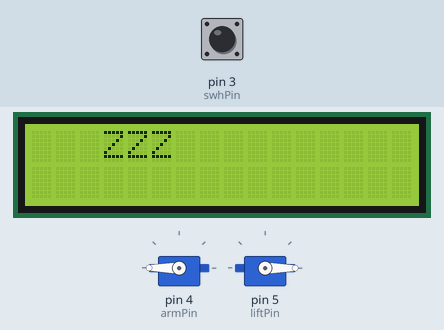
Recording of a sketch running on a simulated Arduino Uno, built with avr-gcc and run on an emulated ATmega328P. Parts: 16×2 character LCD, 2 × servo. The inputs (shaded band) are chosen by the test bench; at power-on: pin 3 (swhPin) HIGH. What the sketch prints to the serial monitor is not drawn.

Above: at 1.2 s.
1.3 s: pin 3 (swhPin) pulled LOW for 3 s
At 5.6 s:
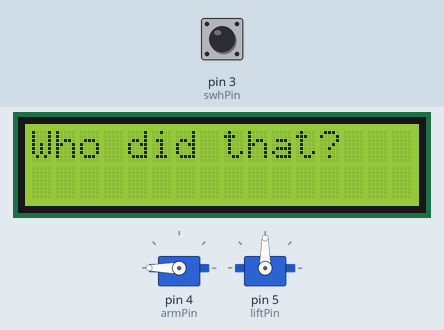
5.9 s: pin 3 (swhPin) driven LOW
At 11.2 s:
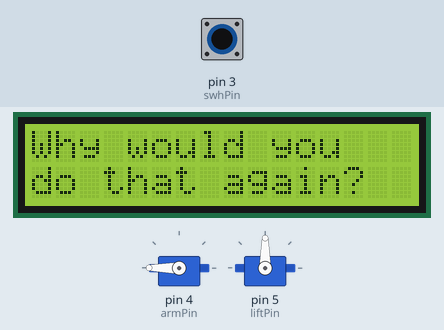
33.4 s: pin 3 (swhPin) driven HIGH
At 34.3 s:
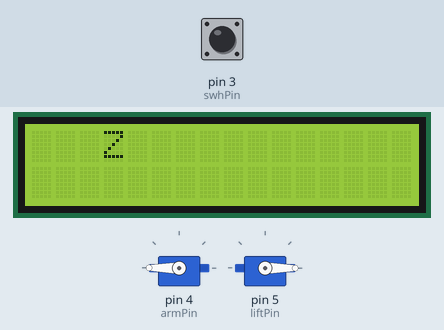
38.0 s: pin 3 (swhPin) driven LOW
At 41.7 s:
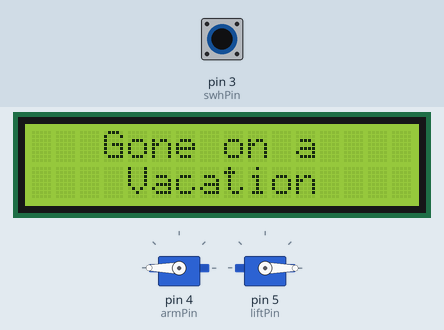
Timing chart, 0 to 43.2 s (numbered marks = the images above; inputs shaded):
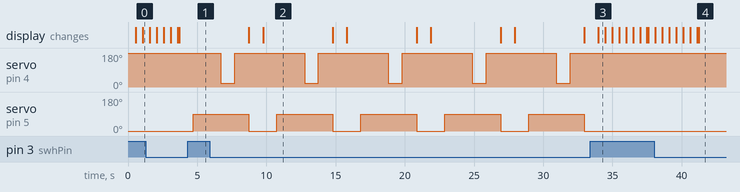

Measured:
- after the input at 1.3 s, servo on pin 5 (liftPin): 0° → 90° after 3.4 s; the display: first differs from a run without the input after 2.4 s (image 1)
- after the input at 5.9 s, the display: first differs from a run without the input after 3.9 s (image 2)
- after the input at 33.4 s, the display: first differs from a run without the input after 0.58 s (image 3)
- after the input at 38.0 s, the display: first differs from a run without the input after 3.2 s (image 4)
- by itself, servo on pin 4 (armPin): alternates 180° for 5.1 s and 20° for 1.0 s
- what the display in image 2 shows lasts 5.0 s, from 9.8 s to 14.8 s
- what the display in image 3 shows lasts 0.5 s, from 34.0 s to 34.5 s

The sketch:

useless_Box.ino
```cpp
#include "Arduino.h"
#include "LiquidCrystal_I2C.h"
#include <Wire.h>
#include "Servo.h"

Servo servoArm; //servo that will turn off the switch
Servo servoLift; //servo that will lift the lid of the box

int swhPin = 3; //digital pin for toggle switch
int armPin = 4; //digital pin for the Servo motor that turns off the switch
int liftPin = 5; //digital pin for the Servo motor that lifts the lid

int pos_arm_start = 180; // resting position of arm servo
int pos_lift_start = 0; // resting position of lift servo
int pos_arm; // current position of arm servo
int pos_lift; // current position of lift servo
int pos_arm_switch = 20; // position of arm servo to turn off switch
int pos_lift_open = 90; // position of lift servo to open box

unsigned long timerStart = 0;
unsigned long currentTime = 0;
int counter = 1;
unsigned long timeCount = 0;
int switch_state = 0;

LiquidCrystal_I2C lcd(0x27,16,2);

void open() {
  servoLift.write(pos_lift_open);
  delay(2000);
  hitSwitch();
}

void close() {
  servoLift.write(pos_lift_start);
}

void hitSwitch() {
  servoArm.write(pos_arm_switch);
  delay(1000);
  servoArm.write(pos_arm_start);
  delay(1000);
  close();
}

void lcdEmotion(int count) {
  switch(count) {
    case 1: //resting case
      lcd.clear();
      lcd.setCursor(3,0);
      lcd.print("Z");
      delay(500);
      lcd.setCursor(4,0);
      lcd.print("Z");
      delay(500);
      lcd.setCursor(5,0);
      lcd.print("Z");
      delay(500);
      lcd.setCursor(6,0);
      lcd.print("Z");
      delay(500);
      lcd.setCursor(7,0);
      lcd.print("Z");
      delay(500);
      lcd.setCursor(8,0);
      lcd.print("Z");
      delay(500);
      lcd.setCursor(9,0);
      lcd.print("Z");
      delay(500);
      lcd.setCursor(10,0);
      lcd.print("Z");
      delay(100);
      break;
    case 2: //first switch
      lcd.clear();
      lcd.setCursor(0,0);
      lcd.print("Who did that?");
      delay(1000);
      open();
      lcd.clear();
      lcd.setCursor(0,0);
      lcd.print("Please don't");
      lcd.setCursor(0,1);
      lcd.print("do that again");
      delay(1000);
      break;
    case 3: //second switch
      lcd.clear();
      lcd.setCursor(0,0);
      lcd.print("Why would you");
      lcd.setCursor(0,1);
      lcd.print("do that again?");
      delay(1000);
      open();
      lcd.clear();
      lcd.setCursor(0,0);
      lcd.print("I am pleading");
      lcd.setCursor(0,1);
      lcd.print("to not do that");
      delay(1000);
      break;
    case 4: // first warning
      lcd.clear();
      lcd.setCursor(0,0);
      lcd.print("I asked politely");
      lcd.setCursor(0,1);
      lcd.print("but you did it");
      delay(1000);
      open();
      lcd.clear();
      lcd.setCursor(0,0);
      lcd.print("I am warning");
      lcd.setCursor(0,1);
      lcd.print("you this time");
      delay(1000);
      break;
    case 5: //second warning
      lcd.clear();
      lcd.setCursor(0,0);
      lcd.print("I swear I warned");
      lcd.setCursor(0,1);
      lcd.print("you once already");
      delay(1000);
      open();
      lcd.clear();
      lcd.setCursor(0,0);
      lcd.print("This will be");
      lcd.setCursor(0,1);
      lcd.print("your 2nd warning");
      delay(1000);
      break;
    case 6: //final warning
      lcd.clear();
      lcd.setCursor(0,0);
      lcd.print("I already warned");
      lcd.setCursor(0,1);
      lcd.print("you 2 times!");
      delay(1000);
      open();
      lcd.clear();
      lcd.setCursor(0,0);
      lcd.print("This is your");
      lcd.setCursor(0,1);
      lcd.print("final warning!!");
      delay(1000);
      lcd.clear();
      break;
    case 7: //final straw
      lcd.setCursor(3,0);
      lcd.print("Gone on a");
      lcd.setCursor(4,1);
      lcd.print("Vacation");
      delay(50);
      break;
    default:
      lcd.clear();
      lcd.setCursor(0,0);
      lcd.print("Something is");
      lcd.setCursor(0,1);
      lcd.print("wrong");
      delay(50);
      break;
  }

}

void setup() {
  Serial.begin(9600);
  pinMode(swhPin, INPUT); // Setting up the toggle switch
  lcd.init();
  lcd.backlight();
  servoArm.attach(armPin); //setting pin for the arm servo
  servoLift.attach(liftPin); //setting pin for the lift servo
  servoArm.write(180);
  servoLift.write(0);
}

void loop() {
  switch_state = digitalRead(swhPin);
  currentTime = millis();
  timeCount = currentTime - timerStart;
  Serial.println(counter);

  if (switch_state == LOW) {
    timeCount = currentTime - timerStart;
    if (counter == 1)  {
      counter = 2;
    } else if (timeCount < 60000 && counter == 2) {
      counter = 3;
    } else if (timeCount < 60000 && counter == 3) {
      counter = 4;
    } else if (timeCount < 60000 && counter == 4) {
      counter = 5;
    } else if (timeCount < 60000 && counter == 5) {
      counter = 6;
    } else if (timeCount < 60000 && counter == 6) {
      counter = 7;
    } else {
      currentTime = millis();
    }
    lcdEmotion(counter);
    timerStart = millis();
  } else {
    if (timeCount >= 60000 && counter != 7) {
      counter = 1;
    } else if (timeCount >= 120000 && counter == 7) {
      counter = 1;
    } else if (timeCount < 120000 && counter == 7) {
      lcdEmotion(7);
    } else {
      lcdEmotion(1);
    }
  }
}
```
